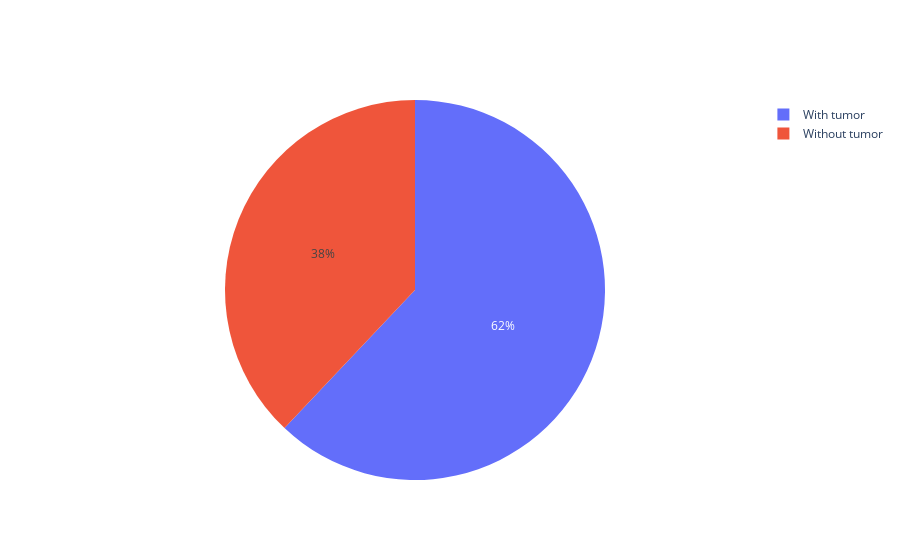

Notebook code for this chart:
### Code cell
labels = ['With tumor', 'Without tumor']
values = [ds.class_counts['yes'], ds.class_counts['no']]

fig = go.Figure(data=[go.Pie(labels=labels, values=values)])
fig.show()

### Figure 1 — Plotly figure (JSON) as saved in the notebook; plotly's stock layout.template omitted (floating-point values rounded to 4 significant figures)
{"data": [{"labels": ["With tumor", "Without tumor"], "type": "pie", "values": [309, 189]}], "layout": {}}
